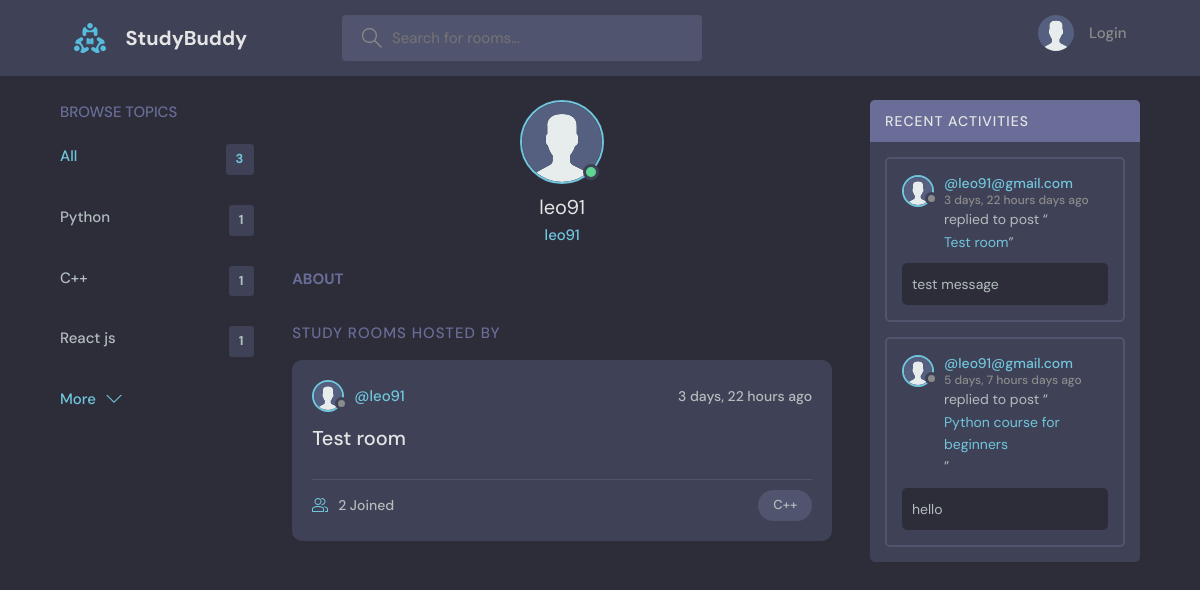
The page /profile/2 on the database its author committed.
### base/models.py (models this page shows, shortened)
class Topic(models.Model):
    name = models.CharField(max_length=200)

class User(AbstractUser):
    name = models.CharField(max_length=200, null=True)
    email = models.EmailField(unique=True, null=True)
    bio = models.TextField(null=True)
    avatar = models.ImageField(null=True, default='avatar.svg')
    USERNAME_FIELD ='email'
    REQUIRED_FIELDS = ['username']

class Room(models.Model):
    host = models.ForeignKey(User, on_delete=models.SET_NULL, null=True)
    topic = models.ForeignKey(Topic, on_delete=models.SET_NULL, null=True)
    name = models.CharField(max_length=200)
    description = models.TextField(null=True, blank=True)
    participants = models.ManyToManyField(User, related_name='participants', blank=True)
    updated = models.DateTimeField(auto_now=True)
    created = models.DateTimeField(auto_now_add=True)
    class Meta:
        ordering =['-updated', '-created']
    def __str__(self):
        return self.name

class Message(models.Model):
    user = models.ForeignKey(User, on_delete=models.CASCADE)
    room = models.ForeignKey(Room, on_delete=models.CASCADE)
    body = models.TextField()
    updated = models.DateTimeField(auto_now=True)
    created = models.DateTimeField(auto_now_add=True)
    class Meta:
        ordering =['-updated', '-created']

### base/views.py (the view)
# urls.py: path('profile/<str:pk>', views.userProfile, name='user-profile'),
def userProfile(request, pk):
    user = User.objects.get(id=pk)
    room_messages = user.message_set.all()
    topics = Topic.objects.all()
    rooms = user.room_set.all()
    context = {'user':user, 'rooms':rooms, 'room_messages':room_messages, 'topics':topics}
    return render(request, 'base/profile.html', context)

### base/templates/base/profile.html (shortened to what this page needs)
{% extends 'main.html' %}
{% block content %}
  <main class="profile-page layout layout--3">
    <div class="container">
      {% include 'base/topics_components.html' %}
      <div class="roomList">
        <div class="profile">
          <div class="profile__avatar">
            <div class="avatar avatar--large active">
              <img src="{{user.avatar.url}}" />
            </div>
          </div>
          <div class="profile__info">
            <h3>{{user.username}}</h3>
            <p>{{user.username}}</p>
          </div>
          <div class="profile__about">
            <h3>About</h3>
          </div>
        </div>
        <div class="roomList__header">
          <div>
            <h2>Study Rooms Hosted by {{request.user.username}}</a>
            </h2>
          </div>
        </div>
        {% include 'base/feed_component.html' %}
      </div>
      {% include 'base/activity_component.html' %}
    </div>
  </main>
{% endblock content %}

### templates/main.html (shortened to what this page needs)
<!DOCTYPE html>
{% load static %}
<html lang="en">
  <head>
    <link rel="stylesheet" href="{% static 'styles/style.css' %}" />
  </head>
  <body>
        {% include 'navbar.html' %}
        {% block content %}
        {% endblock %}
  </body>
</html>

### templates/navbar.html (shortened to what this page needs)
{% load static %}
<header class="header header--loggedIn">
    <div class="container">
      <a href="{% url 'home' %}" class="header__logo">
        <img src="{% static 'images/logo.svg' %}" />
        <h1>StudyBuddy</h1>
      </a>
      <form class="header__search" method="GET" action="{% url 'home' %}">
        <label>
          <input name="q" placeholder="Search for rooms..." />
        </label>
      </form>
      <nav class="header__menu">
        {% if request.user.is_authenticated %}
        <div class="header__user">
          <a href="{% url 'user-profile' user.id %}">
            <div class="avatar avatar--medium active">
              <img src="{{ request.user.avatar.url }}" />
            </div>
            <p>{{request.user.username}} <span>@{{request.user.username}}</span></p>
          </a>
          <button class="dropdown-button">
            <svg version="1.1" xmlns="http://www.w3.org/2000/svg" width="32" height="32" viewBox="0 0 32 32">
              <title>chevron-down</title>
              <path d="M16 21l-13-13h-3l16 16 16-16h-3l-13 13z"></path>
            </svg>
          </button>
        </div>
        {% else %}
        <a href="{% url 'login' %}">
          <img src="{% static 'images/avatar.svg' %}" />
          <p>Login</p>
        </a>
        {% endif %}
      </nav>
    </div>
  </header>

### base/templates/base/topics_components.html
<div class="topics">
    <div class="topics__header">
      <h2>Browse Topics</h2>
    </div>
    <ul class="topics__list">
      <li>
        <a href="{% url 'home' %}" class="active">All <span>{{topics.count}}</span></a>
      </li>
      {% for topic in topics %}
      <li>
        <a href="{% url 'home' %}?q={{topic.name}}">{{topic.name}} <span>{{topic.room_set.all.count}}</span></a>
      </li>
      {% endfor %}
    </ul>
    <a class="btn btn--link" href="{% url 'topics' %}">
      More
      <svg version="1.1" xmlns="http://www.w3.org/2000/svg" width="32" height="32" viewBox="0 0 32 32">
        <title>chevron-down</title>
        <path d="M16 21l-13-13h-3l16 16 16-16h-3l-13 13z"></path>
      </svg>
    </a>
  </div>

### base/templates/base/feed_component.html (shortened to what this page needs)
{% for room in rooms %}
<div class="roomListRoom">
    <div class="roomListRoom__header">
      <a href="{% url 'user-profile' room.host.id %}" class="roomListRoom__author">
        <div class="avatar avatar--small">
          <img src="{{ room.host.avatar.url }}" />
        </div>
        <span>@{{room.host.username}}</span>
      </a>
      <div class="roomListRoom__actions">
        <span>{{room.created| timesince}} ago</span>
      </div>
    </div>
    <div class="roomListRoom__content">
      <a href="{% url 'room' room.id %}">{{room.name}}</a>
    </div>
    <div class="roomListRoom__meta">
      <a href="{% url 'room' room.id %}" class="roomListRoom__joined">
        {{room.participants.all.count}} Joined
      </a>
      <p class="roomListRoom__topic">{{room.topic.name}}</p>
    </div>
  </div>
{% endfor %}

### base/templates/base/activity_component.html (shortened to what this page needs)
<div class="activities">
    <div class="activities__header">
      <h2>Recent Activities</h2>
    </div>
    {% for message in room_messages %}
    <div class="activities__box">
      <div class="activities__boxHeader roomListRoom__header">
        <a href="{% url 'user-profile' message.user.id %}" class="roomListRoom__author">
          <div class="avatar avatar--small">
            <img src="{{message.user.avatar.url}}" />
          </div>
          <p>
            @{{ message.user }}
            <span>{{message.created|timesince}} days ago</span>
          </p>
        </a>
      </div>
      <div class="activities__boxContent">
        <p>replied to post “<a href="{% url 'room' message.room.id %}">{{message.room}}</a>”</p>
        <div class="activities__boxRoomContent">
            {{message.body}}
        </div>
      </div>
    </div>
    {% endfor %}
  </div>

### rows shown on the page
Topic: name "Python", room_set.all.count "1"
Topic: name "C++", room_set.all.count "1"
Topic: name "React js", room_set.all.count "1"
User: avatar (placeholder picture), username "leo91"
Room: host.avatar (placeholder picture), host.username "leo91", created "3 days, 22 hours", name "Test room", participants.all.count "2", topic.name "C++"
Message: user.avatar (placeholder picture), user "leo91@gmail.com", created "3 days, 22 hours", room "Test room", body "test message"
Message: user.avatar (placeholder picture), user "leo91@gmail.com", created "5 days, 7 hours", room "Python course for beginners", body "hello"

### other values the page prints
{{ topics.count }} "3"
